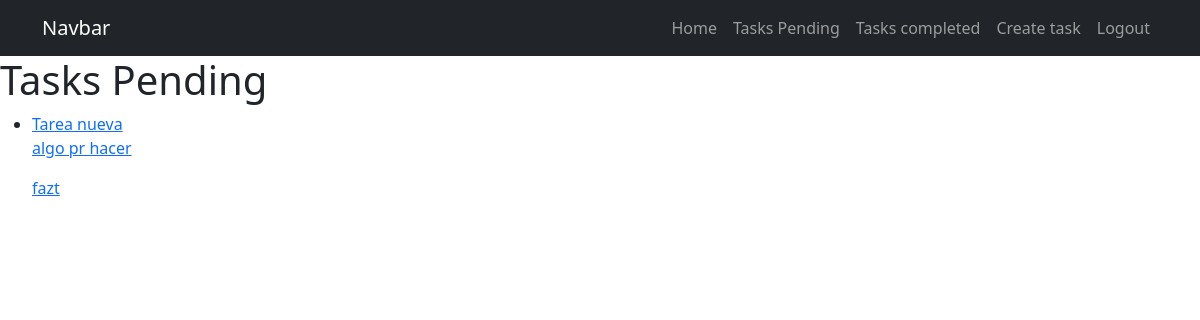
The page /tasks/ (signed in) on the database as committed earlier.
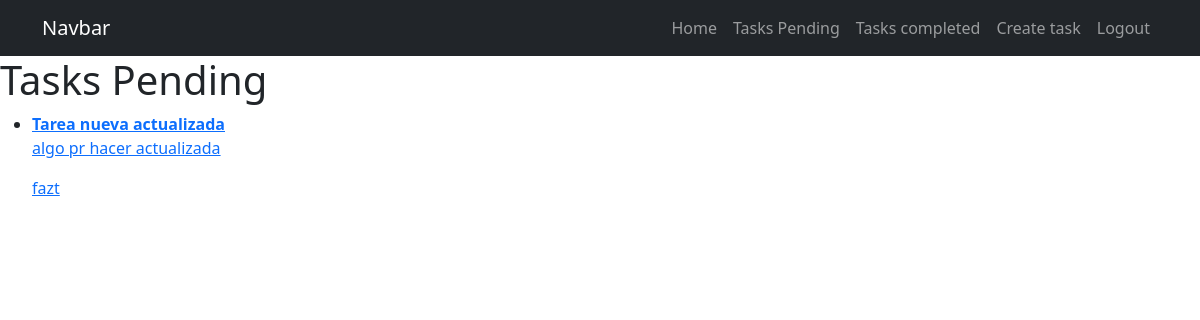
The same page on the database as committed later.
### tasks/models.py (models this page shows, shortened)
class Task(models.Model):
    title = models.CharField(max_length=100)
    description = models.TextField(blank=True)
    created = models.DateTimeField(auto_now_add=True)
    datecompleted = models.DateTimeField(null=True, blank=True)
    important = models.BooleanField(default=False)
    user = models.ForeignKey(User, on_delete=models.CASCADE)

### tasks/views.py (the view)
# urls.py: path('tasks/', views.tasks, name='tasks'),
@login_required
def tasks (request):
    tasks = Task.objects.filter(user=request.user, datecompleted__isnull=True)
    return render(request,'tasks.html', {'tasks': tasks})

### tasks/templates/tasks.html (shortened to what this page needs)
{% extends 'base.html' %}
{% block content %}
<h1>Tasks Pending</h1>
<ul>
    {% for task in tasks %}
    <li>
        <a href="{% url 'task_detail' task.id %}">
            {% if task.important %}
            <strong> {{task.title}}</strong>
            {% else %}
                {{task.title}}
            {% endif %}
            <p>{{task.description}}</p>
            <p>{{task.user.username}}</p>
        </a>
    </li>
    {% endfor %}
</ul>
{% endblock %}

Rows that differ between the two databases and show on the page:
changed Task "fazt": important False → True (drawn); description "algo pr hacer" → "algo pr hacer actualizada"; title "Tarea nueva" → "Tarea nueva actualizada"
